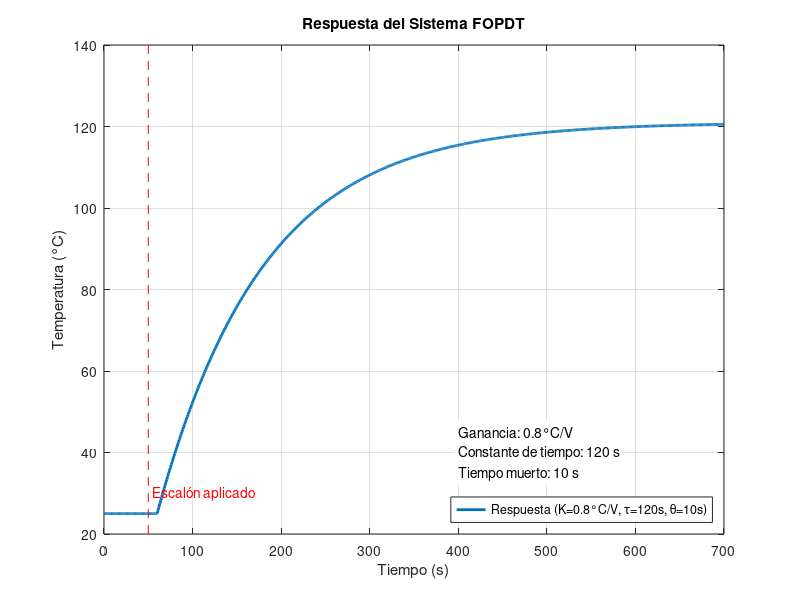

Reproduce this figure in MATLAB.
% Parámetros del horno
K = 0.8;     % °C/V
tau = 120;   % s
theta = 10;  % s
T_amb = 25;  % °C

% Configuración de tiempo
t = 0:1:700; % Vector de tiempo de 0 a 700 segundos con paso de 1s
n = length(t);

% Señal de entrada (escalón de 100V en t=50s)
V_rms = zeros(1, n);
V_rms(t >= 50) = 120;

% Inicialización de temperatura
T = ones(1, n) * T_amb;

% Simulación del modelo FOPDT (First Order Plus Dead Time)
dt = t(2) - t(1); % Paso de tiempo (1s)

for i = 1:n-1
    % Manejo del retardo theta
    if t(i) > theta
        idx_delayed = find(t <= t(i) - theta, 1, 'last');
        V_delayed = V_rms(idx_delayed);
    else
        V_delayed = 0;
    end

    % Ecuación diferencial del modelo
    dTdt = (K * V_delayed + T_amb - T(i)) / tau;

    % Actualización de temperatura (método de Euler)
    T(i+1) = T(i) + dTdt * dt;
end

% Graficar resultados
figure;
plot(t, T, 'LineWidth', 2);
title('Respuesta del Sistema FOPDT');
xlabel('Tiempo (s)');
ylabel('Temperatura (°C)');
grid on;

% Añadir línea vertical en el punto de aplicación del escalón
hold on;
line([50 50], ylim, 'Color', 'r', 'LineStyle', '--');
text(55, T_amb+5, 'Escalón aplicado', 'Color', 'r');
hold off;

% Mostrar características de la respuesta
[temp_max, idx_max] = max(T);
t_max = t(idx_max);
t_63 = t(find(T >= T_amb + 0.63*(temp_max - T_amb), 1));
t_theta = t_63 - theta;

legend(sprintf('Respuesta (K=%.1f°C/V, \\tau=%ds, \\theta=%ds)', K, tau, theta), ...
       'Location', 'southeast');

% Mostrar información adicional en la gráfica
text(400, T_amb+10, sprintf('Tiempo muerto: %d s', theta), 'BackgroundColor', 'white');
text(400, T_amb+15, sprintf('Constante de tiempo: %d s', tau), 'BackgroundColor', 'white');
text(400, T_amb+20, sprintf('Ganancia: %.1f°C/V', K), 'BackgroundColor', 'white');
